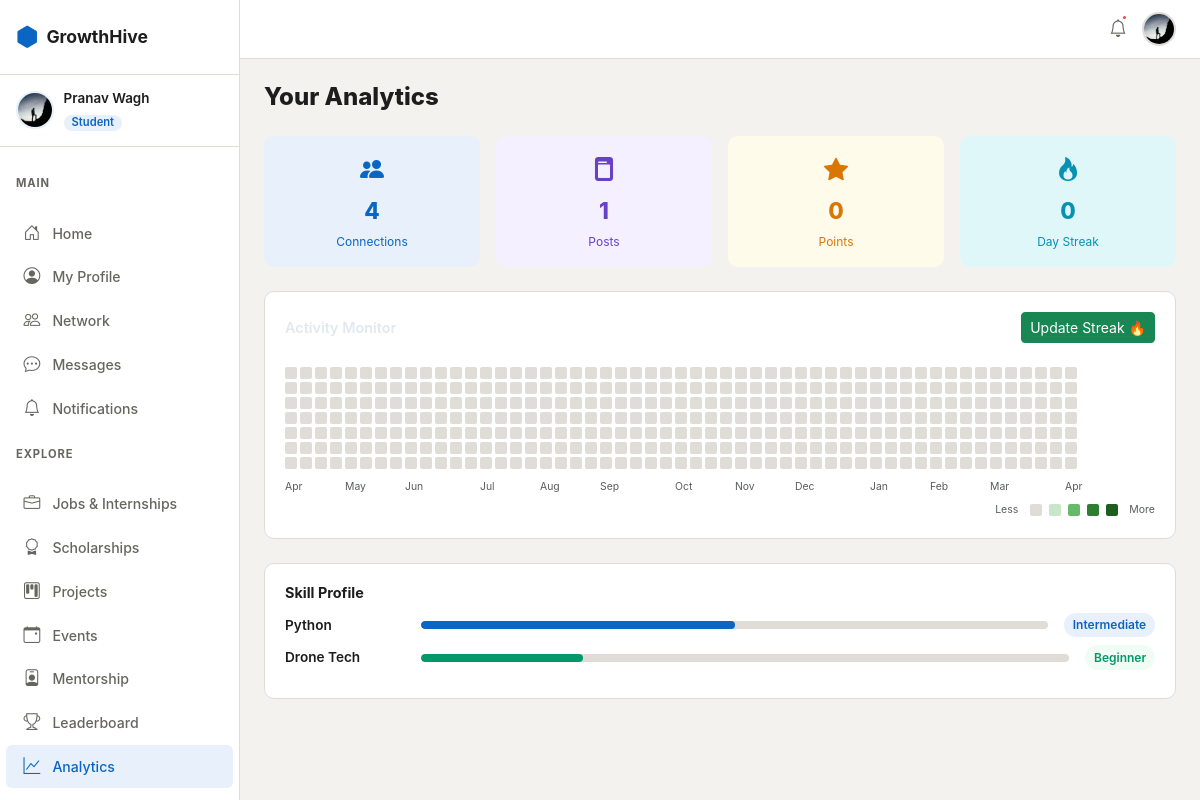
Screenshot of /analytics/ (signed in) with the database file from the repository.
### apps/accounts/models.py (models this page shows, shortened)
class User(AbstractUser):
    class Role(models.TextChoices):
        STUDENT = 'student', 'Student'
        ALUMNI  = 'alumni',  'Alumni'
        TEACHER = 'teacher', 'Teacher'
    username   = None
    email      = models.EmailField(unique=True)
    first_name = models.CharField(max_length=50)
    last_name  = models.CharField(max_length=50)
    role = models.CharField(max_length=20, choices=Role.choices, default=Role.STUDENT)
    department = models.CharField(
        max_length=20,
        choices=DEPARTMENT_CHOICES,
        blank=True,
        default='',
    )
    is_email_verified = models.BooleanField(default=False)
    created_at = models.DateTimeField(auto_now_add=True)
    updated_at = models.DateTimeField(auto_now=True)
    USERNAME_FIELD  = 'email'
    REQUIRED_FIELDS = ['first_name', 'last_name']
    objects = UserManager()
    @property
    def is_student(self):
        return self.role == self.Role.STUDENT

class Profile(models.Model):
    user = models.OneToOneField(User, on_delete=models.CASCADE, related_name='profile')
    bio    = models.TextField(max_length=500, blank=True)
    avatar = models.ImageField(upload_to='avatars/', blank=True, null=True)
    banner = models.ImageField(upload_to='banners/', blank=True, null=True)
    graduation_year = models.PositiveIntegerField(null=True, blank=True)
    current_year    = models.PositiveSmallIntegerField(null=True, blank=True)
    current_working_company = models.CharField(max_length=200, blank=True)
    working_domain          = models.CharField(max_length=200, blank=True)
    github_url   = models.URLField(blank=True)
    linkedin_url = models.URLField(blank=True)
    website      = models.URLField(blank=True)
    location     = models.CharField(max_length=100, blank=True)
    skills = models.ManyToManyField('Skill', through='UserSkill', blank=True)
    resume = models.FileField(upload_to='resumes/', blank=True, null=True)
    points      = models.PositiveIntegerField(default=0)
    streak_days = models.PositiveIntegerField(default=0)
    last_active = models.DateField(null=True, blank=True)
    is_open_to_work   = models.BooleanField(default=False)
    is_open_to_mentor = models.BooleanField(default=False)
    skill_embedding     = models.JSONField(null=True, blank=True)
    embedding_updated_at = models.DateTimeField(null=True, blank=True)
    created_at = models.DateTimeField(auto_now_add=True)
    updated_at = models.DateTimeField(auto_now=True)
    def get_avatar_url(self):
        if self.avatar:
            return self.avatar.url
        return '/static/images/default-avatar.png'

class UserSkill(models.Model):
    class Level(models.TextChoices):
        BEGINNER     = 'beginner',     'Beginner'
        INTERMEDIATE = 'intermediate', 'Intermediate'
        ADVANCED     = 'advanced',     'Advanced'
        EXPERT       = 'expert',       'Expert'
    profile = models.ForeignKey(Profile, on_delete=models.CASCADE, related_name='profile_skills')
    skill   = models.ForeignKey(Skill, on_delete=models.CASCADE)
    level   = models.CharField(max_length=20, choices=Level.choices, default=Level.BEGINNER)
    class Meta:
        unique_together = ('profile', 'skill')

class Skill(models.Model):
    name = models.CharField(max_length=100, unique=True)
    slug = models.SlugField(unique=True, blank=True)
    class Meta:
        ordering = ['name']

### apps/analytics/views.py (the view)
# urls.py: path('', views.analytics_view, name='dashboard'),
@login_required
@verified_required
def analytics_view(request):
    user = request.user
    today = timezone.now().date()
    year_ago = today - timedelta(days=364)
    activity_qs = (
        UserActivity.objects
        .filter(user=user, activity_date__gte=year_ago)
        .values('activity_date')
        .annotate(count=Count('id'))
    )
    activity_map = {str(row['activity_date']): row['count'] for row in activity_qs}
    weeks = []
    day_cursor = year_ago - timedelta(days=year_ago.weekday())
    month_labels = []
    last_month = -1
    for week_idx in range(53):
        week = []
        week_first_day = None
        for d in range(7):
            day = day_cursor + timedelta(days=d)
            if week_first_day is None:
                week_first_day = day
            count = activity_map.get(str(day), 0)
            week.append({'date': str(day), 'count': count})
        weeks.append(week)
        if week_first_day.month != last_month and week_first_day.day <= 7:
            month_labels.append({
                'name': week_first_day.strftime('%b'),
                'col_index': week_idx
            })
            last_month = week_first_day.month
        day_cursor += timedelta(weeks=1)
    streak_updated_today = UserActivity.objects.filter(
        user=user,
        action='STREAK_UPDATE',
        activity_date=today
    ).exists()
    conn_count  = Connection.objects.filter(
        __import__('django.db.models', fromlist=['Q']).Q(sender=user) |
        __import__('django.db.models', fromlist=['Q']).Q(receiver=user),
        status='accepted'
    ).count()
    post_count  = Post.objects.filter(author=user).count()
    total_pts   = user.profile.points
    streak      = user.profile.streak_days
    user_skills = user.profile.profile_skills.select_related('skill').all()
    return render(request, 'analytics/dashboard.html', {
        'weeks':                weeks,
        'month_labels':         month_labels,
        'conn_count':           conn_count,
        'post_count':           post_count,
        'total_pts':            total_pts,
        'streak':               streak,
        'user_skills':          user_skills,
        'today':                str(today),
        'streak_updated_today': streak_updated_today,
    })

### templates/analytics/dashboard.html (shortened to what this page needs)
{% extends 'base.html' %}
{% block content %}
<div class="gh-page-header"><h1>Your Analytics</h1></div>
<div class="row g-3 mb-4">
  <div class="col-6 col-md-3"><div class="gh-stat-card gh-stat-blue"><i class="bi bi-people-fill"></i><span class="val">{{ conn_count }}</span><span class="lbl">Connections</span></div></div>
  <div class="col-6 col-md-3"><div class="gh-stat-card gh-stat-purple"><i class="bi bi-file-post-fill"></i><span class="val">{{ post_count }}</span><span class="lbl">Posts</span></div></div>
  <div class="col-6 col-md-3"><div class="gh-stat-card gh-stat-amber"><i class="bi bi-star-fill"></i><span class="val">{{ total_pts }}</span><span class="lbl">Points</span></div></div>
  <div class="col-6 col-md-3"><div class="gh-stat-card gh-stat-teal"><i class="bi bi-fire"></i><span class="val">{{ streak }}</span><span class="lbl">Day Streak</span></div></div>
</div>
<div class="row mb-4">
  <div class="col-12 col-xl-12">
    <div class="gh-card h-100 dark-glass">
      <div class="d-flex justify-content-between align-items-center mb-4">
        <h5 class="gh-card-title mb-0" style="color: #e2e8f0; font-weight: 600;">Activity Monitor</h5>
        <form method="post" action="{% url 'analytics:update_streak' %}" class="d-inline">
          <button type="submit" class="btn btn-sm {% if streak_updated_today %}btn-secondary{% else %}btn-success{% endif %}" {% if streak_updated_today %}disabled{% endif %}>
            {% if streak_updated_today %}Streak Updated ✓{% else %}Update Streak 🔥{% endif %}
          </button>
        </form>
      </div>
      <div class="gh-heatmap-wrap" style="background: transparent; border: none; padding: 0;">
        <div class="gh-heatmap" style="display: grid; grid-template-rows: repeat(7, 12px); grid-template-columns: repeat(53, 12px); gap: 3px; overflow-x: auto; padding-bottom: 25px; position: relative;">
          {% for week in weeks %}
            {% for day in week %}
              <div class="gh-heatmap-day gh-heat-{% if day.count == 0 %}0{% elif day.count <= 2 %}1{% elif day.count <= 5 %}2{% elif day.count <= 9 %}3{% else %}4{% endif %}"
                   style="grid-row: {{ forloop.counter }}; grid-column: {{ forloop.parentloop.counter }}; width: 12px; height: 12px; border-radius: 2px;"
                   title="{{ day.date }}: {{ day.count }} activities"></div>
            {% endfor %}
          {% endfor %}
          <div style="position: absolute; bottom: 0; left: 0; right: 0; height: 15px;">
            {% for label in month_labels %}
              <span class="text-muted" style="position: absolute; left: calc({{ label.col_index }} * 15px); font-size: 0.65rem;">{{ label.name }}</span>
            {% endfor %}
          </div>
        </div>
        <div class="gh-heatmap-legend mt-2 d-flex align-items-center justify-content-end w-100" style="font-size: 0.75rem;">
          <span class="text-muted small me-2">Less</span>
          <div class="gh-heat-0 gh-heatmap-day" style="width: 12px; height: 12px; border-radius: 2px; margin-right: 3px;"></div>
          <div class="gh-heat-1 gh-heatmap-day" style="width: 12px; height: 12px; border-radius: 2px; margin-right: 3px;"></div>
          <div class="gh-heat-2 gh-heatmap-day" style="width: 12px; height: 12px; border-radius: 2px; margin-right: 3px;"></div>
          <div class="gh-heat-3 gh-heatmap-day" style="width: 12px; height: 12px; border-radius: 2px; margin-right: 3px;"></div>
          <div class="gh-heat-4 gh-heatmap-day" style="width: 12px; height: 12px; border-radius: 2px; margin-right: 3px;"></div>
          <span class="text-muted small ms-1">More</span>
        </div>
      </div>
    </div>
  </div>
</div>
{% if user_skills %}
<div class="gh-card">
  <h6 class="gh-card-title">Skill Profile</h6>
  {% for us in user_skills %}
  <div class="d-flex align-items-center gap-3 mb-2">
    <span style="width:120px;font-size:.85rem;font-weight:600;">{{ us.skill.name }}</span>
    <div class="gh-skill-bar-wrap">
      <div class="gh-skill-bar"
           style="width:{% if us.level == 'expert' %}100{% elif us.level == 'advanced' %}75{% elif us.level == 'intermediate' %}50{% else %}25{% endif %}%;
                  background:{% if us.level == 'expert' %}var(--gh-amber){% elif us.level == 'advanced' %}var(--gh-purple){% elif us.level == 'intermediate' %}var(--gh-blue){% else %}var(--gh-green){% endif %};">
      </div>
    </div>
    <span class="gh-tag gh-skill-{{ us.level }}" style="white-space:nowrap;">{{ us.get_level_display }}</span>
  </div>
  {% endfor %}
</div>
{% endif %}
{% endblock %}

### templates/base.html (shortened to what this page needs)
{% load static %}
<!DOCTYPE html>
<html lang="en" data-theme="light">
<head>
  <link rel="stylesheet" href="https://cdn.jsdelivr.net/npm/bootstrap@5.3.3/dist/css/bootstrap.min.css" />
  <link rel="stylesheet" href="https://cdn.jsdelivr.net/npm/bootstrap-icons@1.11.3/font/bootstrap-icons.min.css" />
  <link rel="stylesheet" href="{% static 'css/main.css' %}" />
</head>
<body>
  {% if user.is_authenticated %}
  <div class="gh-wrapper">
    <aside class="gh-sidebar" id="sidebar">
      <div class="gh-sidebar-logo">
        <a href="{% url 'accounts:dashboard' %}" class="gh-logo-link">
          <span class="gh-logo-icon"><i class="bi bi-hexagon-fill"></i></span>
          <span class="gh-logo-text">GrowthHive</span>
        </a>
      </div>
      <div class="gh-sidebar-user">
        <img src="{{ user.profile.get_avatar_url }}" class="gh-sidebar-avatar" alt="avatar" />
        <div class="gh-sidebar-user-info">
          <span class="gh-sidebar-name">{{ user.first_name }} {{ user.last_name }}</span>
          <span class="gh-sidebar-role badge">{{ user.get_role_display }}</span>
        </div>
      </div>
      <nav class="gh-nav">
        <p class="gh-nav-section">Main</p>
        <a href="{% url 'social:feed' %}"
          class="gh-nav-link {% if 'social' in request.resolver_match.app_name %}active{% endif %}">
          <i class="bi bi-house-door"></i><span>Home</span>
        </a>
        <a href="{% url 'accounts:profile' %}"
          class="gh-nav-link {% if request.resolver_match.url_name == 'profile' %}active{% endif %}">
          <i class="bi bi-person-circle"></i><span>My Profile</span>
        </a>
        <a href="{% url 'connections:network' %}"
          class="gh-nav-link {% if 'connections' in request.resolver_match.app_name %}active{% endif %}">
          <i class="bi bi-people"></i><span>Network</span>
        </a>
        <a href="{% url 'chat:inbox' %}"
          class="gh-nav-link {% if 'chat' in request.resolver_match.app_name %}active{% endif %}">
          <i class="bi bi-chat-dots"></i><span>Messages</span>
        </a>
        <a href="{% url 'notifications:list' %}"
          class="gh-nav-link {% if 'notifications' in request.resolver_match.app_name %}active{% endif %}">
          <i class="bi bi-bell"></i><span>Notifications</span>
        </a>
        <p class="gh-nav-section">Explore</p>
        <a href="{% url 'jobs:list' %}"
          class="gh-nav-link {% if 'jobs' in request.resolver_match.app_name %}active{% endif %}">
          <i class="bi bi-briefcase"></i><span>Jobs & Internships</span>
        </a>
        <a href="{% url 'scholarships:list' %}"
          class="gh-nav-link {% if 'scholarships' in request.resolver_match.app_name %}active{% endif %}">
          <i class="bi bi-award"></i><span>Scholarships</span>
        </a>
        <a href="{% url 'projects:list' %}"
          class="gh-nav-link {% if 'projects' in request.resolver_match.app_name %}active{% endif %}">
          <i class="bi bi-kanban"></i><span>Projects</span>
        </a>
        <a href="{% url 'events:list' %}"
          class="gh-nav-link {% if 'events' in request.resolver_match.app_name %}active{% endif %}">
          <i class="bi bi-calendar-event"></i><span>Events</span>
        </a>
        <a href="{% url 'mentorship:list' %}"
          class="gh-nav-link {% if 'mentorship' in request.resolver_match.app_name %}active{% endif %}">
          <i class="bi bi-person-badge"></i><span>Mentorship</span>
        </a>
        <a href="{% url 'gamification:leaderboard' %}"
          class="gh-nav-link {% if 'gamification' in request.resolver_match.app_name %}active{% endif %}">
          <i class="bi bi-trophy"></i><span>Leaderboard</span>
        </a>
        <a href="{% url 'analytics:dashboard' %}"
          class="gh-nav-link {% if 'analytics' in request.resolver_match.app_name %}active{% endif %}">
          <i class="bi bi-graph-up"></i><span>Analytics</span>
        </a>
        {% if user.is_student %}
        <p class="gh-nav-section">Students</p>
        {% endif %}
      </nav>
    </aside>
    <main class="gh-main">
      <div class="gh-topbar">
        <div class="gh-topbar-actions">
          <a href="{% url 'notifications:list' %}" class="gh-icon-btn" id="notifBtn" title="Notifications">
            <i class="bi bi-bell"></i>
            <span class="gh-notif-dot"></span>
          </a>
          <a href="{% url 'accounts:profile' %}" class="gh-topbar-avatar">
            <img src="{{ user.profile.get_avatar_url }}" alt="avatar" />
          </a>
        </div>
      </div>
      <div class="gh-content">
        {% block content %}{% endblock %}
      </div>
    </main>
  </div>
  {% endif %}
</body>
</html>

### rows the page displays
User: profile.get_avatar_url (picture), first_name "Pranav", last_name "Wagh", role "Student"
UserSkill: skill.name "Python", level "Intermediate"
UserSkill: skill.name "Drone Tech", level "Beginner"

### other values shown
{{ conn_count }} "4"
{{ post_count }} "1"
{{ total_pts }} "0"
{{ streak }} "0"
{{ label.name }} "Apr" "May" "Jun" "Jul" "Aug" "Sep" "Oct" "Nov" "Dec" "Jan" "Feb" "Mar" "Apr"
